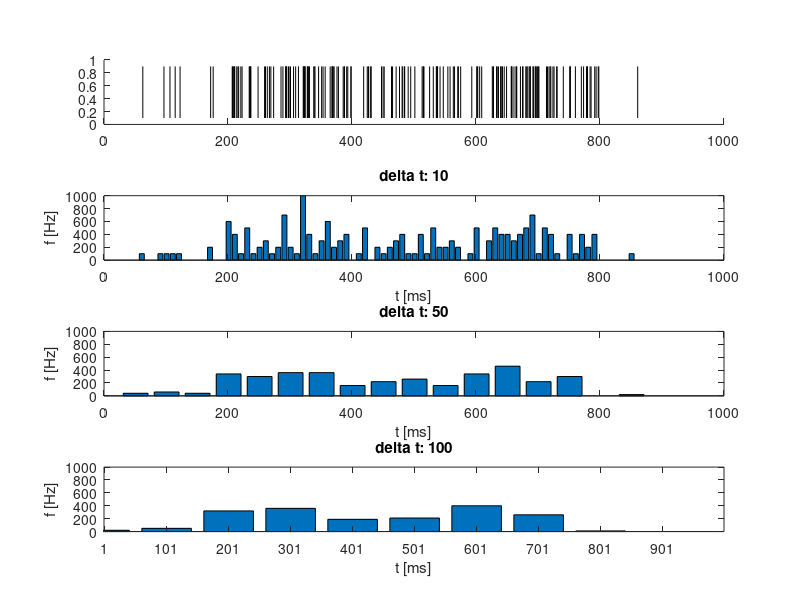

Recreate this plot in MATLAB.


load ExampleSpikeTimes1

T = 1000;
res = 0.1;
delta_ts = [10 50 100];

%%
subplot(length(delta_ts)+1, 1, 1)
hold on
for i = 1: length(SpikeTimes)
    plot([SpikeTimes(i) SpikeTimes(i)],[0.1 0.9],'k');
end
axis([0 1000 0 1])
hold off


figure(1);
for i=1:length(delta_ts)
    subplot(length(delta_ts)+1, 1, i+1)
    edges = 1:delta_ts(i):T;
    n = histc(SpikeTimes, edges);
    %n = hist(SpikeTimes, floor(T/delta_ts(i)));
    bar(edges, (n/delta_ts(i)) * 1000)
    title(['delta t: ' num2str(delta_ts(i))]);
    axis([0 1000 0 1000]),
    xlabel('t [ms]');
    ylabel('f [Hz]');
end

%%
spiketrain = zeros(T/res);
spiketrain(logical(SpikeTimes/res)) = 1;
%plot(spiketrain);
%kernel1 = ones(10/0.1,1) * 1/10;

